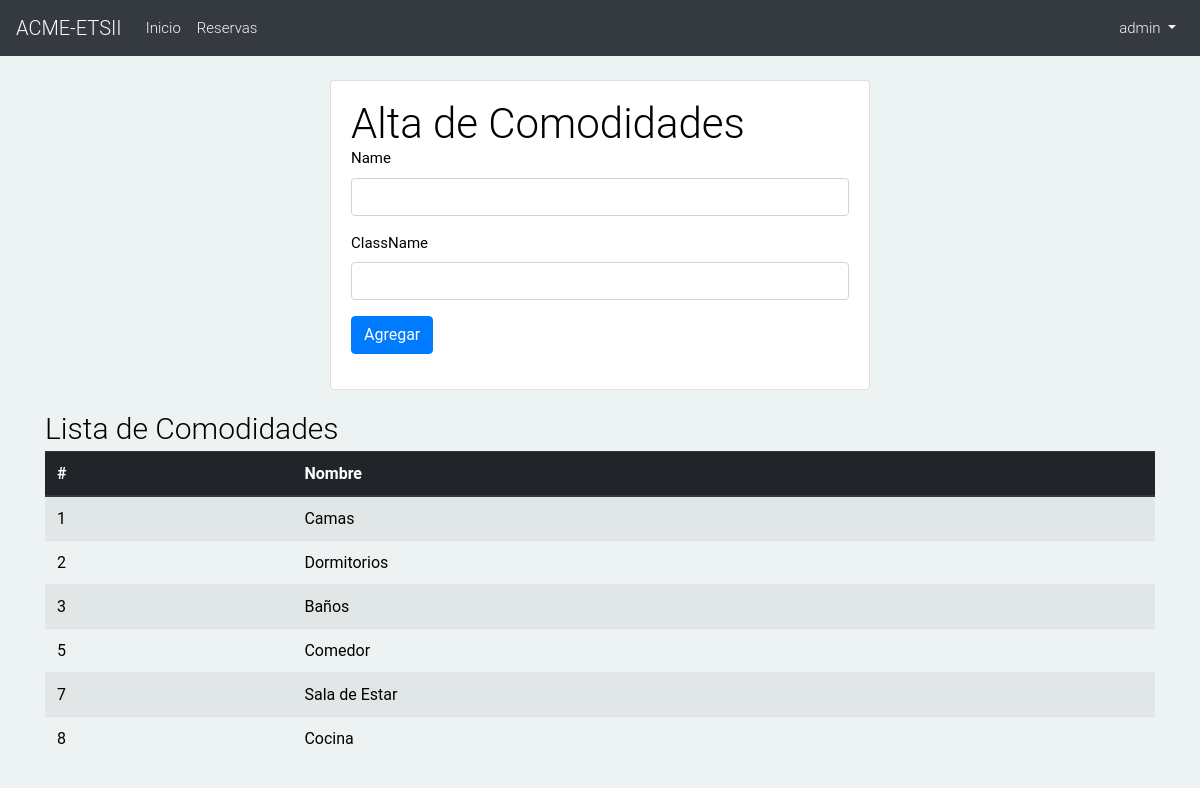
/hospedajes/new_capacidad/ (signed in), run on an earlier commit of the app's database.
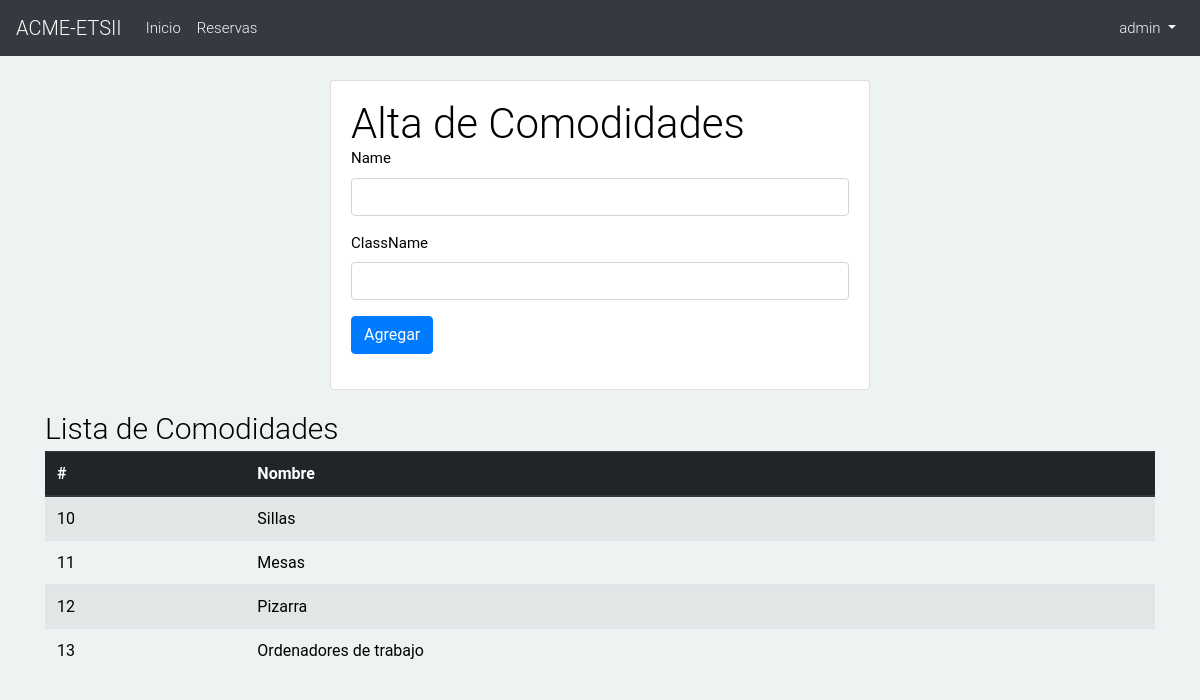
And on a later commit of the database.
### hospedajes_app/models.py (models this page shows, shortened)
class Capacidad(models.Model):
    name = models.CharField(max_length=25, unique=True)
    className = models.CharField(max_length=50, blank=True)
    class Meta:
        verbose_name_plural = 'Capacidades'

### hospedajes_app/views.py (the view)
# urls.py: path('new_capacidad/', views.capacidad_form, name='capacidadForm'),
@login_required
@staff_member_required
def capacidad_form(request):
    capacidades = Capacidad.objects.all()
    if request.method == 'POST':
        form = CapacidadForm(request.POST)
        if form.is_valid():
            form.save()
    else:
        form = CapacidadForm()
    return render(request, 'hospedajes_app/forms/capacidad_form.html', {'capacidades': capacidades, 'form': form})

### hospedajes_app/forms.py
class CapacidadForm(forms.ModelForm):
    class Meta:
        model = Capacidad
        fields = ('name', 'className',)

### templates/hospedajes_app/forms/capacidad_form.html (shortened to what this page needs)
{% extends 'hospedajes_app/base.html' %}
{% load crispy_forms_tags %}
{% block content %}
    <div class="row justify-content-center">
        <div class="col-6">
          <div class="card">
            <div class="card-body">
              <h2>Alta de Comodidades</h2>
              <form method="post" novalidate>
                {{ form|crispy }}
                <button type="submit" class="btn btn-primary">Agregar</button>
              </form>
            </div>
          </div>
        </div>
    </div>
    <h3 class="mt-3">Lista de Comodidades</h3>
    <table class="table table-striped table-hover table table-responsive-sm">
        {% if capacidades %}
        <thead class="thead-dark">
            <tr>
                <th scope="col">#</th>
                <th scope="col">Nombre</th>
            </tr>
        </thead>
        <tbody>
            {% for c in capacidades %}
            <tr>
                <td>{{ c.id }}</td>
                <td>{{ c.name }}</td>
            </tr>
            {% endfor %}
            {% else %}
                <h3>No hay comodidades</h3>
            {% endif %}
        </tbody>
    </table>
{% endblock %}

What changed in the data, as far as the page shows it:
removed Capacidad: id "1", name "Camas"
removed Capacidad: id "2", name "Dormitorios"
removed Capacidad: id "3", name "Baños"
removed Capacidad: id "5", name "Comedor"
removed Capacidad: id "7", name "Sala de Estar"
removed Capacidad: id "8", name "Cocina"
added Capacidad: id "10", name "Sillas"
added Capacidad: id "11", name "Mesas"
added Capacidad: id "12", name "Pizarra"
added Capacidad: id "13", name "Ordenadores de trabajo"
